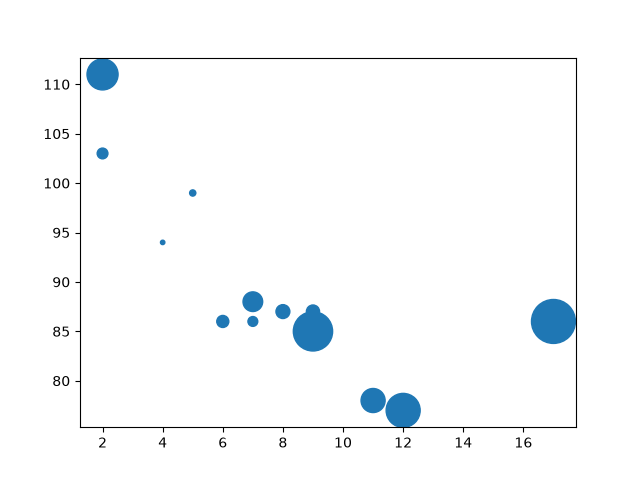

This figure's Python source:
# To change the size of the each dots use `s`` argument.

import matplotlib.pyplot as plt

x = [5,7,8,7,2,17,2,9,4,11,12,9,6]
y = [99,86,87,88,111,86,103,87,94,78,77,85,86]
sizes = [20,50,100,200,500,1000,60,90,10,300,600,800,75]

plt.scatter(x, y, s=sizes)
plt.savefig("06_size.png")
